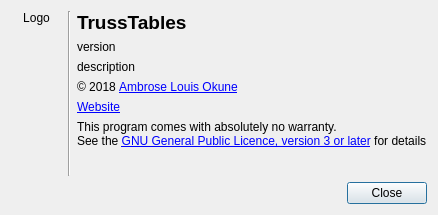
<?xml version="1.0" encoding="UTF-8"?>
<ui version="4.0">
 <class>AboutTrussTablesDialog</class>
 <widget class="QDialog" name="AboutTrussTablesDialog">
  <property name="geometry">
   <rect>
    <x>0</x>
    <y>0</y>
    <width>438</width>
    <height>215</height>
   </rect>
  </property>
  <property name="windowTitle">
   <string>About TrussTables</string>
  </property>
  <layout class="QVBoxLayout" name="verticalLayout">
   <item>
    <layout class="QHBoxLayout" name="topHorizontalLayout">
     <item>
      <layout class="QVBoxLayout" name="leftVerticalLayout">
       <item>
        <widget class="QLabel" name="logoLabel">
         <property name="text">
          <string>Logo</string>
         </property>
         <property name="alignment">
          <set>Qt::AlignCenter</set>
         </property>
        </widget>
       </item>
       <item>
        <spacer name="verticalSpacer">
         <property name="orientation">
          <enum>Qt::Vertical</enum>
         </property>
         <property name="sizeHint" stdset="0">
          <size>
           <width>20</width>
           <height>98</height>
          </size>
         </property>
        </spacer>
       </item>
      </layout>
     </item>
     <item>
      <widget class="Line" name="line">
       <property name="orientation">
        <enum>Qt::Vertical</enum>
       </property>
      </widget>
     </item>
     <item>
      <layout class="QFormLayout" name="formLayout">
       <item row="0" column="0">
        <widget class="QLabel" name="applicationNameLabel">
         <property name="text">
          <string>&lt;html&gt;&lt;head/&gt;&lt;body&gt;&lt;p&gt;&lt;span style=&quot; font-size:14pt; font-weight:600;&quot;&gt;TrussTables&lt;/span&gt;&lt;/p&gt;&lt;/body&gt;&lt;/html&gt;</string>
         </property>
        </widget>
       </item>
       <item row="1" column="0">
        <widget class="QLabel" name="applicationVersionLabel">
         <property name="text">
          <string>version</string>
         </property>
        </widget>
       </item>
       <item row="2" column="0">
        <widget class="QLabel" name="applicationShortDescriptionLabel">
         <property name="text">
          <string>description</string>
         </property>
        </widget>
       </item>
       <item row="3" column="0">
        <widget class="QLabel" name="applicationAuthorLabel">
         <property name="text">
          <string>&amp;#169; 2018 &lt;a href=&quot;mailto:sambero.osilu@gmail.com&quot;&gt;Ambrose Louis Okune&lt;/a&gt; </string>
         </property>
         <property name="openExternalLinks">
          <bool>true</bool>
         </property>
         <property name="textInteractionFlags">
          <set>Qt::LinksAccessibleByMouse|Qt::TextSelectableByMouse</set>
         </property>
        </widget>
       </item>
       <item row="4" column="0">
        <widget class="QLabel" name="applicationWebsiteLabel">
         <property name="text">
          <string>&lt;a href=&quot;https://github.com/rembosa/TrussTables&quot;&gt;Website&lt;/a&gt;</string>
         </property>
         <property name="openExternalLinks">
          <bool>true</bool>
         </property>
         <property name="textInteractionFlags">
          <set>Qt::LinksAccessibleByMouse|Qt::TextSelectableByMouse</set>
         </property>
        </widget>
       </item>
       <item row="5" column="0">
        <widget class="QLabel" name="applicationLicenceLabel">
         <property name="text">
          <string>&lt;html&gt;&lt;head/&gt;&lt;body&gt;&lt;p&gt;This program comes with absolutely no warranty.&lt;br/&gt;See the &lt;a href=&quot;http://www.gnu.org/licenses/&quot;&gt;&lt;span style=&quot; text-decoration: underline; color:#0000ff;&quot;&gt;GNU General Public Licence, version 3 or later&lt;/span&gt;&lt;/a&gt; for details&lt;/p&gt;&lt;/body&gt;&lt;/html&gt;</string>
         </property>
         <property name="openExternalLinks">
          <bool>true</bool>
         </property>
         <property name="textInteractionFlags">
          <set>Qt::LinksAccessibleByMouse|Qt::TextSelectableByMouse</set>
         </property>
        </widget>
       </item>
      </layout>
     </item>
    </layout>
   </item>
   <item>
    <layout class="QHBoxLayout" name="horizontalLayout">
     <item>
      <spacer name="horizontalSpacer">
       <property name="orientation">
        <enum>Qt::Horizontal</enum>
       </property>
       <property name="sizeHint" stdset="0">
        <size>
         <width>348</width>
         <height>20</height>
        </size>
       </property>
      </spacer>
     </item>
     <item>
      <widget class="QPushButton" name="closePushButton">
       <property name="toolTip">
        <string/>
       </property>
       <property name="text">
        <string>Close</string>
       </property>
      </widget>
     </item>
    </layout>
   </item>
  </layout>
 </widget>
 <resources/>
 <connections/>
</ui>
